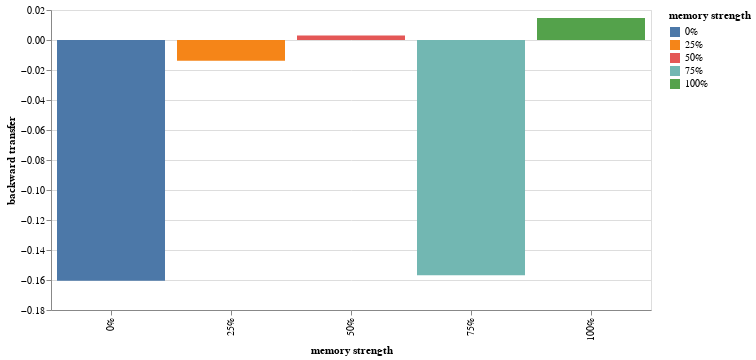

Notebook code for this chart:
### Code cell
alt.Chart(source).mark_bar().encode(
    x=alt.X('memory strength:N',sort=['0%', '25%']),
    y='backward transfer:Q',
    color=alt.Color('memory strength:N', sort=['0%', '25%'])
).properties(
    width=600,
    height=300
).interactive()

### Figure 1 — Vega-Lite specification as saved in the notebook (floating-point values rounded to 4 significant figures)
{"config": {"view": {"continuousWidth": 400, "continuousHeight": 300}}, "data": {"name": "data-c2fff9acdb7522af2f6346abed3b0c61"}, "mark": "bar", "encoding": {"color": {"type": "nominal", "field": "memory strength", "sort": ["0%", "25%"]}, "x": {"type": "nominal", "field": "memory strength", "sort": ["0%", "25%"]}, "y": {"type": "quantitative", "field": "backward transfer"}}, "height": 300, "selection": {"selector013": {"type": "interval", "bind": "scales", "encodings": ["x", "y"]}}, "width": 600, "$schema": "https://vega.github.io/schema/vega-lite/v4.0.2.json", "datasets": {"data-c2fff9acdb7522af2f6346abed3b0c61": [{"memory strength": "0%", "backward transfer": -0.1604}, {"memory strength": "25%", "backward transfer": -0.01381}, {"memory strength": "50%", "backward transfer": 0.00292}, {"memory strength": "75%", "backward transfer": -0.1569}, {"memory strength": "100%", "backward transfer": 0.01466}]}}
